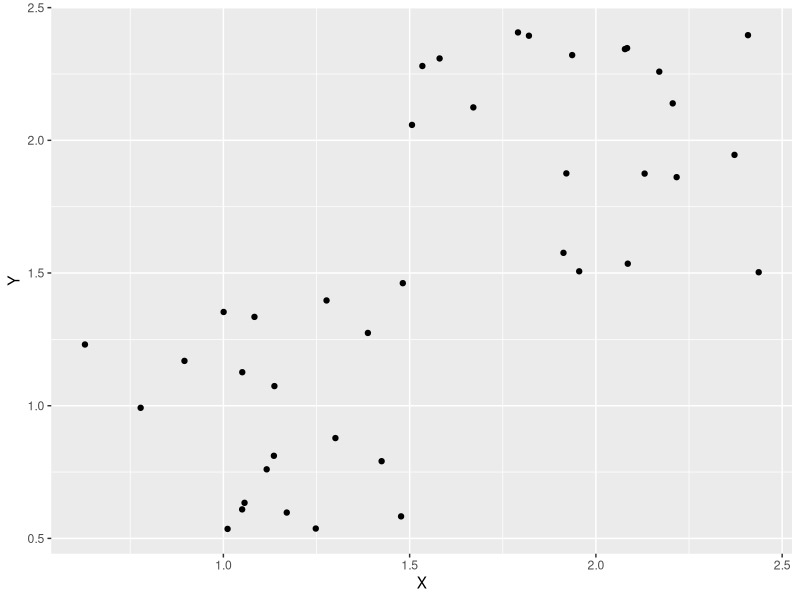

This chart was generated by the following R code:
## ---- chunk 1
knitr::opts_chunk$set(echo = TRUE)

library(dplyr)
library(tibble)
library(ggplot2)

## ---- chunk 2

X1 <- runif(20, min = 0.5, 1.5)
Y1 <- runif(20, min = 0.5, 1.5)

X2 <- runif(20, min = 1.5, 2.5)
Y2 <- runif(20, min = 1.5, 2.5)

data <- tibble(X = c(X1, X2), Y = c(Y1, Y2))
# Fix this!

data %>% ggplot(aes(X, Y)) + geom_point()

## ---- chunk 3

# Initialise random points

k = 2

min_x = min(data$X)
max_x = max(data$X)

min_y = min(data$Y)
max_y = max(data$Y)


# Initialise the k_means
# Hard code for now...

mu = tibble(K = 1:k,  X = runif(k, min = min_x, max = max_x), Y = runif(k, min = min_y, max = max_y))

# Categorise the points

## have to calculate the difference relative to the different means...

